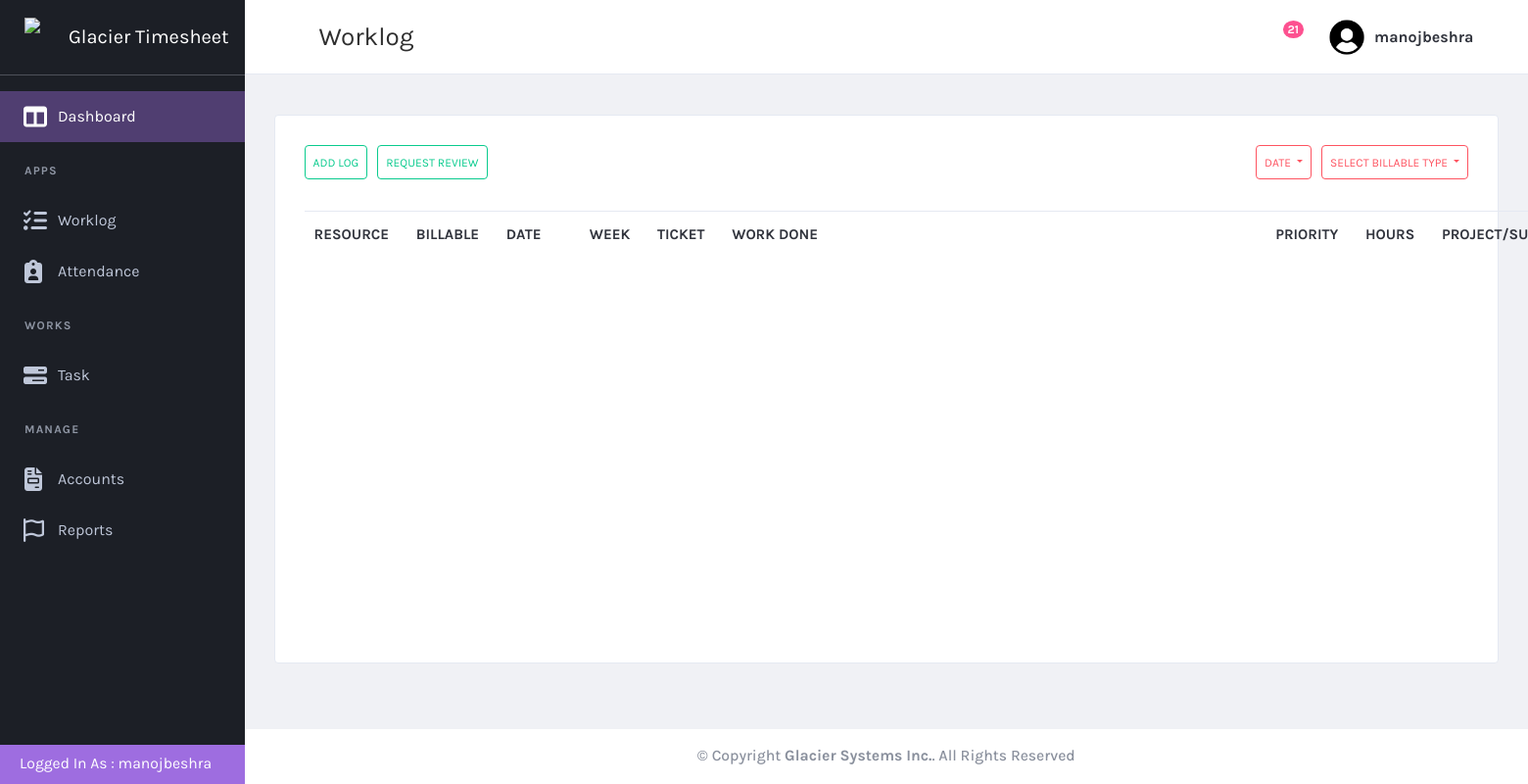
The app's page /worklog/worklog/ (signed in), older data.
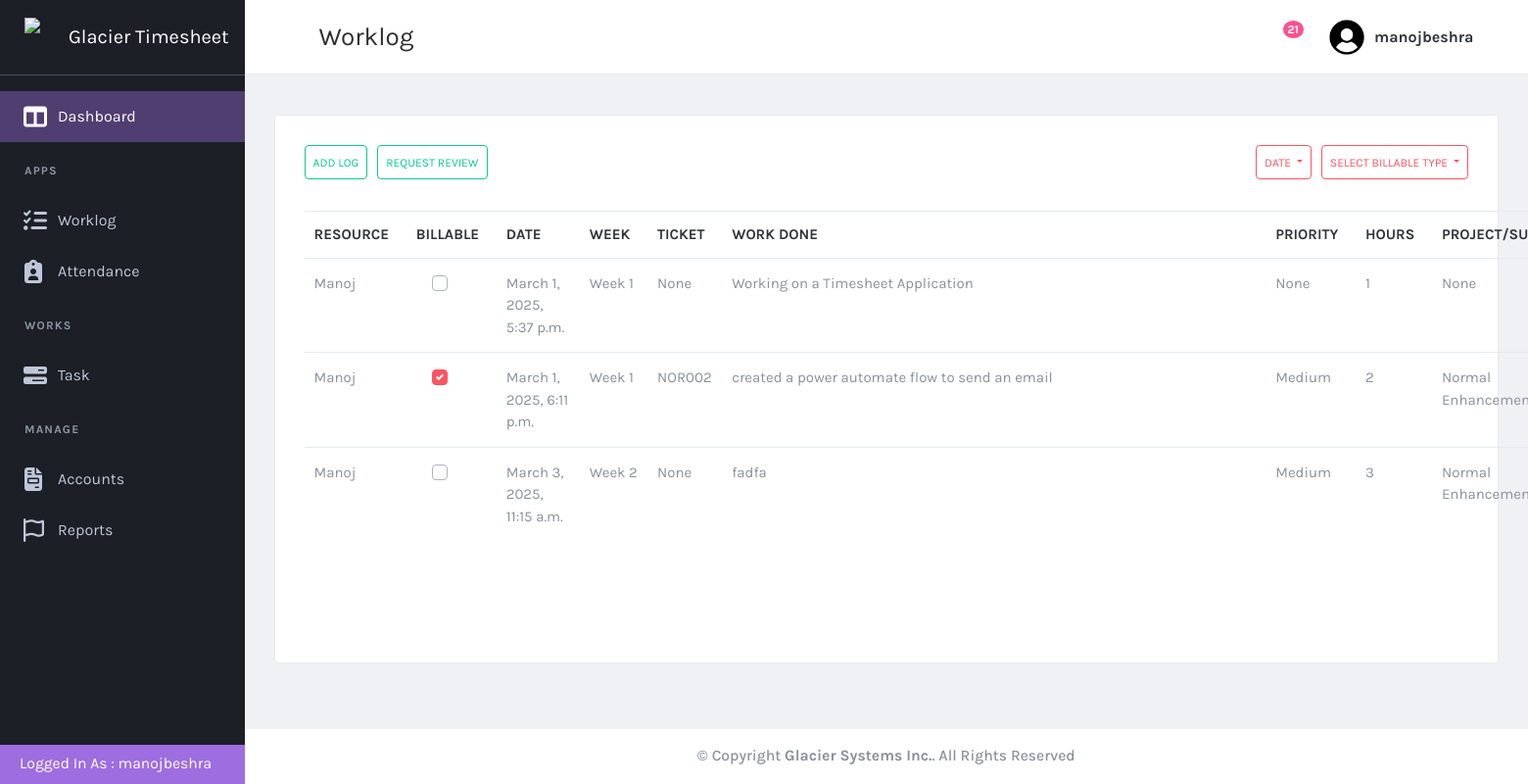
The same page, newer data.
### worklog/models.py (models this page shows, shortened)
class worklog(models.Model):
    user = models.ForeignKey(User, on_delete=models.SET_NULL, null=True, blank=True)
    date = models.DateTimeField(null=True, blank=True)
    workdone = models.CharField(max_length=200, null=True, blank=True)
    project_support = models.ForeignKey(ticket_type, on_delete=models.CASCADE, null=True, blank=True, related_name="worklog_project_support")
    ticket = models.ForeignKey(ticket, on_delete=models.CASCADE, null=True, blank=True, related_name="worklog_ticket")
    hours = models.IntegerField(null=True, blank=True)
    billable = models.BooleanField(null=True, blank=True)
    note = models.CharField(max_length=200, null=True, blank=True)
    priority = models.ForeignKey(priority_type, on_delete=models.CASCADE, null=True, blank=True)
    category = models.CharField(max_length=100, blank=True)
    week = models.CharField(max_length=100, blank=True)

### task/models.py (models this page shows, shortened)
class ticket(models.Model):
    ticket_id = models.CharField(max_length = 200, null = False)
    ticket_title = models.CharField(max_length=200, null=False)
    customer = models.ForeignKey(customer, on_delete=models.CASCADE, null=True)
    ticket_type = models.ForeignKey(ticket_type, on_delete=models.CASCADE, null=True)
    date_opened = models.DateTimeField(null=True)
    priority = models.ForeignKey(priority_type, on_delete=models.CASCADE, null = True)
    assigned_to = models.ManyToManyField(User, related_name="assigned_tickets")  # Allow multiple users
    last_updated = models.DateTimeField(null=True)
    last_updated_by = models.ForeignKey(User, on_delete=models.CASCADE, null = True, related_name="last_updated_by")
    state = models.ForeignKey(state, on_delete=models.CASCADE, null=True)
    operational_notes = models.CharField(max_length=200, null=True)
    closed_date = models.DateTimeField(null=True)
    solution = models.TextField(max_length=500 )
    project = models.ForeignKey(project, on_delete=models.CASCADE, null=True)

class priority_type(models.Model):
   priority_name = models.CharField(max_length=100)

class ticket_type(models.Model):
  name = models.CharField(max_length=100, null = True)
  def __str__(self):
    return f"{self.name}"

### worklog/views.py (the view)
# urls.py: path('worklog/', views.worklog_list, name='worklog'),
@login_required
def worklog_list(request):
    worklogs = worklog.objects.all()
    priority = priority_type.objects.all()
    users = User.objects.all()
    tickets = ticket.objects.all()
    tickettype = ticket_type.objects.all()
    return render(request, 'worklog.html', {
        'worklogs': worklogs,
        'priority': priority,
        'tickets': tickets,
        'users': users,
        'tickettype': tickettype,
    })

### worklog/templates/worklog.html (shortened to what this page needs)
{% extends "base.html" %}
{% load static %}
{% block page-title %}Worklog{% endblock page-title %}
{% block content %}
    <div class="content-wrapper">
        <div class="content">
            <div class="card card-default">
                <div class="card-header">
                    <div class="d-flex justify-content-start " style="gap: 10px;">
                    <button type="button" id = "addlog" class="btn btn-outline-success small-btn" data-toggle="modal" data-target="#AddLogForm" {% if request.user.is_staff %}hidden{% endif %}>
                        Add Log
                    </button>
                    <button type="button" id = "requestreview" class="btn btn-outline-success small-btn" data-toggle="modal" data-target="#RequestReviewForm" >
                        Request Review
                    </button>
                    </div>
                    <div class="d-flex justify-content-end " style="gap: 10px;">
                        <div class="btn-group " role="group" aria-label="Basic example" >
                            <button type="button" id = "date" class="btn btn-outline-danger dropdown-toggle small-btn " id="userbtnGroupDrop" data-toggle="dropdown" aria-haspopup="true" aria-expanded="false">
                                Date
                            </button>
                        </div>
                        <div class="btn-group " role="group" aria-label="Basic example" >
                            <button type="button" id = "date" class="btn btn-outline-danger dropdown-toggle small-btn " id="userbtnGroupDrop" data-toggle="dropdown" aria-haspopup="true" aria-expanded="false">
                                {% if billable_status == "billable" %}
                                    Billable
                                {% elif billable_status == "non-billable" %}
                                    Non Billable
                                {% else %}
                                    Select Billable Type
                                {% endif %}
                            </button>
                        </div>
                    </div>
                </div>
                <div class="card-body">
                    <table id="productsTable" class="table table-hover table-product" style="width:100%">
                    <thead>
                      <tr class="column">
                          <th>Resource&nbsp&nbsp</th>
                          <th>Billable&nbsp&nbsp</th>
                          <th class="date-header">Date&nbsp;&nbsp;</th>
                          <th>Week&nbsp&nbsp</th>
                          <th>Ticket&nbsp&nbsp</th>
                          <th class="title-column">Work Done</th>
                          <th>Priority&nbsp&nbsp</th>
                          <th>Hours&nbsp&nbsp</th>
                          <th>Project/Support&nbsp;&nbsp;&nbsp;&nbsp;</th>
                      </tr>
                    </thead>
                    <tbody>
                        {% for log in worklogs %}
                        <tr>
                            <td>{{ log.user.first_name }}</td>
                            <td align="center">
                                <div class="custom-control custom-checkbox checkbox-danger d-inline-block mr-3 mb-3">
                                </div>
                            </td>
                            <td>{{ log.date }}</td>
                            <td>{{ log.week }}</td>
                            <td>
                                {% if log.ticket %}
                                    {{ log.ticket.ticket_id }}
                                {% else %}
                                    None
                                {% endif %}
                            </td>
                            <td>{{ log.workdone }}</td>
                            <td>
                                {% if log.priority %}
                                    {{ log.priority.priority_name }}
                                {% else %}
                                    None
                                {% endif %}
                            </td>
                            <td>{{ log.hours }}</td>
                            <td>{{ log.project_support}}</td>
                        </tr>
                        {% endfor %}
                    </tbody>
                  </table>
                </div>
            </div>
        </div>
    </div>
{% endblock  %}

### templates/base.html (shortened to what this page needs)
{% load static %}
<!DOCTYPE html>
<html lang="en" dir="ltr">
  <head>
    <link href="{% static 'plugins/material/css/materialdesignicons.min.css' %}" rel="stylesheet" />
    <link href="{% static 'plugins/simplebar/simplebar.css' %}" rel="stylesheet" />
    <link href="{% static 'plugins/nprogress/nprogress.css' %}" rel="stylesheet" />
    <link href="{% static 'plugins/DataTables/DataTables-1.10.18/css/jquery.dataTables.min.css' %}" rel="stylesheet" />
    <link href="{% static 'plugins/jvectormap/jquery-jvectormap-2.0.3.css' %}" rel="stylesheet" />
    <link href="{% static 'plugins/daterangepicker/daterangepicker.css' %}" rel="stylesheet" />
    <link href="https://cdn.quilljs.com/1.3.6/quill.snow.css" rel="stylesheet">
    <link href="{% static 'plugins/toaster/toastr.min.css' %}" rel="stylesheet" />
    <link href="{% static 'plugins/prism/prism.css' %}" rel="stylesheet" />
    <link href="{% static 'plugins/select2/css/select2.min.css' %}" rel="stylesheet" />
    <link id="main-css-href" rel="stylesheet" href="{% static 'css/style.css' %}" />
  </head>
  <body class="navbar-fixed sidebar-fixed" id="body">
    <div class="wrapper">
      <aside class="left-sidebar sidebar-dark" id="left-sidebar">
        <div id="sidebar" class="sidebar sidebar-with-footer">
          <div class="app-brand">
            <a href="{% url 'dashboard' %}">
              <img src="{% static 'images/glacierlogo.png' %}" alt="Mono" height = 40px width = 40px >
              <span class="brand-name">Glacier Timesheet</span>
            </a>
          </div>
          <div class="sidebar-left" data-simplebar style="height: 100%;">
            <ul class="nav sidebar-inner" id="sidebar-menu">
                <li
                  class="active"
                  >
                  <a class="sidenav-item-link" href="{% url 'dashboard' %}">
                    <i class="fa-solid fa-table-columns"></i>
                    <span class="nav-text">Dashboard</span>
                  </a>
                </li>
                <li class="section-title">
                  Apps
                </li>
                <li
                  >
                  <a class="sidenav-item-link" href="{% url 'worklog' %}">
                    <i class="fa-solid fa-list-check"></i>
                    <span class="nav-text">Worklog</span>
                  </a>
                </li>
                <li  class="has-sub" >
                  <a class="sidenav-item-link" href="javascript:void(0)" data-toggle="collapse" data-target="#attendance"
                    aria-expanded="false" aria-controls="email">
                    <i class="fa-solid fa-clipboard-user"></i>
                    <span class="nav-text">Attendance</span> <b class="caret"></b>
                  </a>
                </li>
                <li class="section-title">
                  Works
                </li>
                <li  class="has-sub" >
                  <a class="sidenav-item-link" href="javascript:void(0)" data-toggle="collapse" data-target="#task"
                    aria-expanded="false" aria-controls="email">
                    <i class="fa-solid fa-bars-progress"></i>
                    <span class="nav-text">Task</span> <b class="caret"></b>
                  </a>
                </li>
                <li class="section-title">
                  Manage
                </li>
                <li  class="has-sub" >
                  <a class="sidenav-item-link" href="javascript:void(0)" data-toggle="collapse" data-target="#accounts"
                    aria-expanded="false" aria-controls="email">
                    <i class="fa-solid fa-file-invoice"></i>
                    <span class="nav-text">Accounts</span> <b class="caret"></b>
                  </a>
                </li>
                <li  class="has-sub" >
                  <a class="sidenav-item-link" href="javascript:void(0)" data-toggle="collapse" data-target="#reports"
                    aria-expanded="false" aria-controls="email">
                    <i class="fa-regular fa-flag"></i>
                    <span class="nav-text">Reports</span> <b class="caret"></b>
                  </a>
                </li>
              </ul>
          </div>
            <div class="sidebar-footer  " >
              <div class="sidebar-footer-content d-flex align-items-center p-4" style="height: 40px; ">
                  <p style="color:white;">Logged In As : {{user.username}}</P>
              </div>
            </div>
        </div>
      </aside>
      <div class="page-wrapper">
        <header class="main-header" id="header">
          <nav class="navbar navbar-expand-lg navbar-light" id="navbar">
            <button id="sidebar-toggler" class="sidebar-toggle">
            </button>
            <span class="page-title">{% block page-title %}Dashboard{% endblock page-title %}</span>
            <div class="navbar-right ">
              <ul class="nav navbar-nav">
                <li class="custom-dropdown">
                  <button class="notify-toggler custom-dropdown-toggler">
                    <i class="mdi mdi-bell-outline icon"></i>
                    <span class="badge badge-xs rounded-circle">21</span>
                  </button>
                </li>
                <li class="dropdown user-menu">
                  <button class="dropdown-toggle nav-link" data-toggle="dropdown">
                    <img src="{% static 'images/usericon.png' %}" class="user-image rounded-circle" alt="User Image" />
                    <span class="d-none d-lg-inline-block">{{user.username}}</span>
                  </button>
                </li>
              </ul>
            </div>
          </nav>
        </header>
        {% block content %}
        {% endblock %}
        <footer class="footer mt-auto">
          <div class="copyright bg-white d-flex align-items-center justify-content-center">
            <p>
              &copy; Copyright <strong><span>Glacier Systems Inc.</span></strong>. All Rights Reserved
            </p>
          </div>
        </footer>
      </div>
    </div>
  </body>
</html>

Row changes from the older to the newer data that the page shows:
added worklog: user.first_name "Manoj", date "March 1, 2025, 5:37 p.m.", week "Week 1", shows "None", workdone "Working on a Timesheet Application", hours "1", project_support "None"
added worklog: user.first_name "Manoj", date "March 1, 2025, 6:11 p.m.", week "Week 1", ticket.ticket_id "NOR002", workdone "created a power automate flow to send an email", priority.priority_name "Medium", hours "2", project_support "Normal…"
added worklog: user.first_name "Manoj", date "March 3, 2025, 11:15 a.m.", week "Week 2", shows "None", workdone "fadfa", priority.priority_name "Medium", hours "3", project_support "Normal…"
